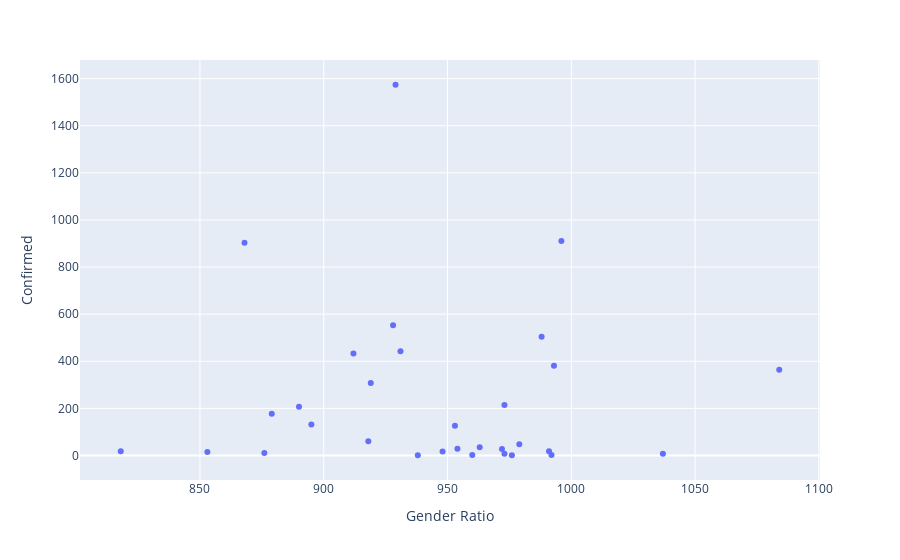

This figure's notebook cell:
### Code cell
fig = px.scatter(India_cov_pop, x='Gender Ratio', y='Confirmed', hover_data=['State / UT'] )
fig.show()

### Figure 1 — Plotly figure (JSON) as saved in the notebook; plotly's stock layout.template omitted (floating-point values rounded to 4 significant figures)
{"data": [{"customdata": [["Andaman and Nicobar Islands"], ["Andhra Pradesh"], ["Arunachal Pradesh"], ["Assam"], ["Bihar"], ["Chandigarh"], ["Chhattisgarh"], ["Delhi"], ["Goa"], ["Gujarat"], ["Haryana"], ["Himachal Pradesh"], ["Jammu and Kashmir"], ["Jharkhand"], ["Karnataka"], ["Kerala"], ["Ladakh"], ["Madhya Pradesh"], ["Maharashtra"], ["Manipur"], ["Mizoram"], ["Odisha"], ["Puducherry"], ["Punjab"], ["Rajasthan"], ["Tamil Nadu"], ["Telengana"], ["Tripura"], ["Uttar Pradesh"], ["Uttarakhand"], ["West Bengal"]], "hoverlabel": {"namelength": 0}, "hovertemplate": "Gender Ratio=%{x}<br>Confirmed=%{y}<br>State / UT=%{customdata[0]}", "legendgroup": "", "marker": {"color": "#636efa", "symbol": "circle"}, "mode": "markers", "name": "", "showlegend": false, "type": "scatter", "x": [876, 993, 938, 954, 918, 818, 991, 868, 973, 919, 879, 972, 890, 948, 973, 1084, 853, 931, 929, 992, 976, 979, 1037, 895, 928, 996, 988, 960, 912, 963, 953], "xaxis": "x", "y": [11, 381, 1, 29, 60, 18, 18, 903, 7, 308, 177, 28, 207, 17, 214, 364, 15, 443, 1574, 2, 1, 48, 7, 132, 553, 911, 504, 2, 433, 35, 126], "yaxis": "y"}], "layout": {"legend": {"tracegroupgap": 0}, "margin": {"t": 60}, "xaxis": {"anchor": "y", "domain": [0, 1], "title": {"text": "Gender Ratio"}}, "yaxis": {"anchor": "x", "domain": [0, 1], "title": {"text": "Confirmed"}}}}
